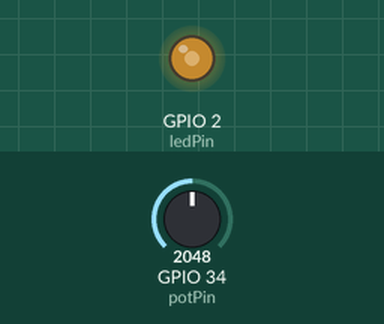
The sketch below on a simulated ESP32. On the bench: output pins drawn as LEDs (lit = HIGH). The test bench sets the inputs (shaded band); at power-on: GPIO 34 (potPin) = 2048. What the sketch prints to the serial monitor is not drawn.

Above: at 1.3 s.
1.4 s: GPIO 34 (potPin) set to 2110
At 2.1 s:
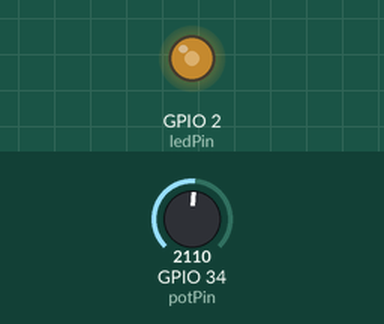
2.9 s: GPIO 34 (potPin) set to 2137
5.9 s: GPIO 34 (potPin) set to 3603
7.5 s: GPIO 34 (potPin) set to 491
At 8.7 s:
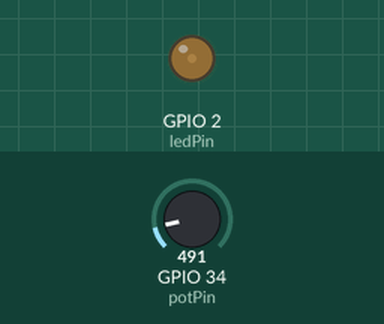
9.0 s: GPIO 34 (potPin) set to 0
At 9.8 s:
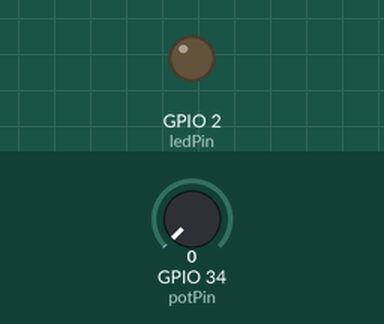
Timing chart, 0 to 11.6 s (numbered marks = the images above; inputs shaded):
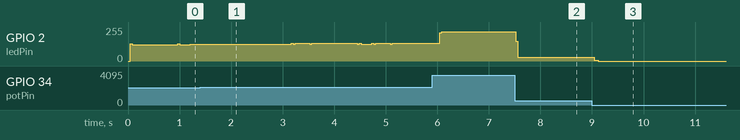

The sketch:

potenciometro.ino
```cpp
//#include <Arduino.h>

// Parámetros de lectura y cálculo
float voltage   = 3.3;      // Voltaje de referencia
float vol       = 0.0;      // Voltaje medido
float angulomax = 270.0;    // Ángulo máximo (en grados)
float angulo    = 0.0;      // Ángulo calculado

// Pines
const int potPin = 34;      // Pin analógico del potenciómetro
const int ledPin = 2;       // Pin digital del LED

// Función de PWM por software
// duty: valor entre 0 y 255 (0 = apagado, 255 = encendido máximo)
void softPWM(int pin, int duty) {
  // Definimos un período de PWM de 2000 microsegundos (aprox. 500 Hz)
  const int periodo = 2000;
  int tiempoAlto = (duty * periodo) / 255; // Tiempo en HIGH
  int tiempoBajo = periodo - tiempoAlto;    // Tiempo en LOW

  digitalWrite(pin, HIGH);
  delayMicroseconds(tiempoAlto);
  digitalWrite(pin, LOW);
  delayMicroseconds(tiempoBajo);
}

void setup() {
  Serial.begin(115200);
  pinMode(ledPin, OUTPUT);
}

void loop() {
  // Leemos el valor analógico (0 - 4095)
  int valorAnalogico = analogRead(potPin);

  // Convertimos la lectura a voltaje
  vol = (valorAnalogico / 4096.0) * voltage;

  // Calculamos el ángulo proporcional
  angulo = (vol / voltage) * angulomax;

  // Mapeamos el voltaje a un valor de brillo (0 - 255)
  int brillo = (int)((vol / voltage) * 255);

  // Mostramos los valores por el Monitor Serial
  Serial.print("Voltage: ");
  Serial.print(vol, 2);
  Serial.print(" V, Ángulo: ");
  Serial.print(angulo, 1);
  Serial.print("°, Brillo: ");
  Serial.println(brillo);

  // Durante 500 ms, ejecutamos el PWM por software de forma continua
  unsigned long inicio = millis();
  while (millis() - inicio < 500) {
    softPWM(ledPin, brillo);
  }
}
```

Measured:
- after the input at 1.4 s, GPIO 2 (ledPin): stays 127/255 (without the input it goes to 121/255 after 1.5 s)
- after the input at 7.5 s, GPIO 2 (ledPin): 220/255 → 29/255 at once
- after the input at 9.0 s, GPIO 2 (ledPin): 29/255 → 5/255 at once, → 0/255 0.08 s later
